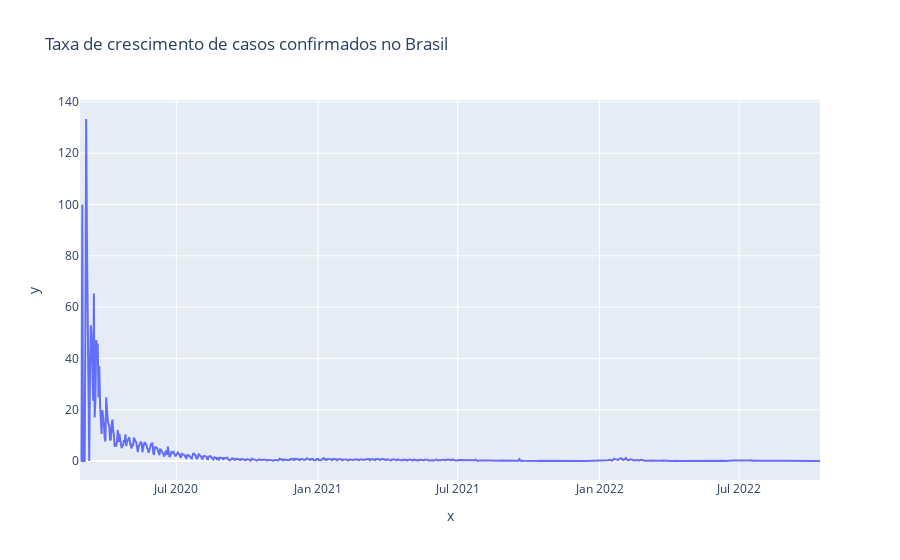

Notebook code cell kept with this figure:
### Code cell
primeiro_dia = brasil.data.loc[brasil.casosacumulado > 0].min()

px.line(x = pd.date_range(primeiro_dia, brasil.data.max())[1:],
        y = tx_dia, title="Taxa de crescimento de casos confirmados no Brasil")

### Figure 1 — Plotly figure (JSON) as saved in the notebook; plotly's stock layout.template omitted (floating-point values rounded to 4 significant figures; data arrays with more than 128 entries replaced by an {"elided": "..."} marker saying what was removed)
{"data": [{"hovertemplate": "x=%{x}<br>y=%{y}<extra></extra>", "legendgroup": "", "line": {"color": "#636efa", "dash": "solid"}, "marker": {"symbol": "circle"}, "mode": "lines", "name": "", "orientation": "v", "showlegend": false, "type": "scatter", "x": {"elided": "961 str values"}, "xaxis": "x", "y": {"elided": "961 float values"}, "yaxis": "y"}], "layout": {"legend": {"tracegroupgap": 0}, "title": {"text": "Taxa de crescimento de casos confirmados no Brasil"}, "xaxis": {"anchor": "y", "domain": [0, 1], "title": {"text": "x"}}, "yaxis": {"anchor": "x", "domain": [0, 1], "title": {"text": "y"}}}}
